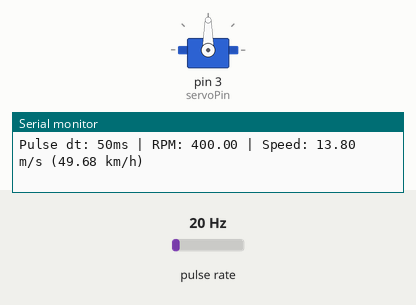
Recording of a sketch running on a simulated Arduino Uno, built with avr-gcc and run on an emulated ATmega328P. On the bench: servo, the last lines printed to the serial monitor. Wiring (inferred from the names in the program): pulse sensor: data pin 2. The test bench sets the inputs (shaded band); at power-on: pulse rate 20 Hz.

Above: at 0.1 s.
At 1.2 s:
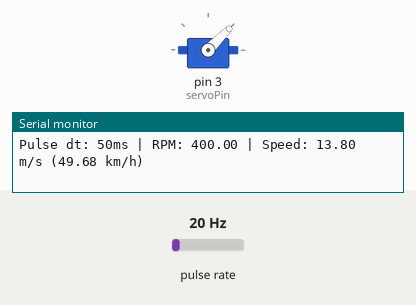
1.3 s: pulse rate (sensor on pin 2) set to 100 Hz
4.3 s: pulse rate (sensor on pin 2) set to 152 Hz
Timing chart, 0 to 13.3 s (numbered marks = the images above; inputs shaded):
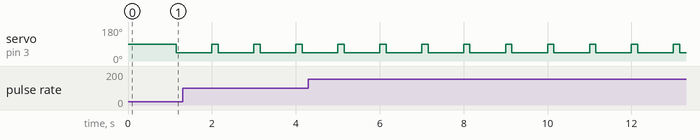

Measured:
- by itself, servo on pin 3 (servoPin): alternates 90° for 0.15 s and 45° for 0.85 s

The sketch:

velocities_testing.ino
```cpp
#include <Servo.h>

// --- Hardware Pins ---
const int hallSensorPin = 2; // Receives the pulse from the sensor
const int servoPin = 3;      // Controls the physical metronome

// Create the Servo object
Servo magnetServo;

// --- Sensor Variables (Shared with Interrupt) ---
// 'volatile' tells the compiler these can change at any millisecond
volatile unsigned long lastPulseTime = 0;
volatile unsigned long deltaTime = 0;
volatile bool newPulse = false;

// --- Metronome Timing Variables ---
unsigned long lastSweepTime = 0;
const unsigned long sweepInterval = 1000; // 1000ms = 1 full sweep cycle per second
bool magnetIsNear = false;

// --- Bicycle Constants ---
// Standard 29-inch (700c) wheel circumference is ~2.07 meters
const float wheelCircumference = 2.07;

// The Interrupt Service Routine (ISR) for the DUE
void hallSensorISR() {
  unsigned long currentTime = millis();

  // Software Debounce (Ignore rapid phantom triggers under 20ms)
  if (currentTime - lastPulseTime > 20) {
    deltaTime = currentTime - lastPulseTime;
    lastPulseTime = currentTime;
    newPulse = true;
  }
}

void setup() {
  // The DUE has two USB ports.
  // 'Serial' talks to the "Programming" port closest to the power jack.
  Serial.begin(115200);

  // 1. Setup the Servo
  magnetServo.attach(servoPin);

  // 2. Setup the Hall Sensor
  pinMode(hallSensorPin, INPUT_PULLUP);
  attachInterrupt(digitalPinToInterrupt(hallSensorPin), hallSensorISR, FALLING);

  Serial.println("Arduino DUE CVT Test Rig Initialized.");
  Serial.println("Sweeping magnet once per second...");
}

void loop() {
  unsigned long currentMillis = millis();

  // --- 1. The Non-Blocking Servo Metronome ---
  // Every 1000ms, sweep the arm over the sensor
  if (currentMillis - lastSweepTime >= sweepInterval) {
    lastSweepTime = currentMillis;
    magnetServo.write(90); // Position where magnet triggers sensor
    magnetIsNear = true;
  }

  // 150ms later, pull the arm back away from the sensor
  if (magnetIsNear && (currentMillis - lastSweepTime >= 150)) {
    magnetServo.write(45); // Position away from sensor
    magnetIsNear = false;
  }

  // --- 2. Process the Sensor Data & Math ---
  if (newPulse) {
    // Briefly pause interrupts to safely copy the data
    noInterrupts();
    unsigned long dt = deltaTime;
    newPulse = false;
    interrupts();

    // Prevent division by zero
    if (dt > 0) {
      // RPM Math: 60,000ms in a minute / (dt * 3 magnets)
      // Simplified: 20000.0 / dt
      float rpm = 20000.0 / dt;

      // Linear Speed Math: (RPM / 60) * Circumference = meters per second
      float speed_ms = (rpm / 60.0) * wheelCircumference;

      // Convert to Kilometers per Hour (multiply by 3.6)
      float speed_kmh = speed_ms * 3.6;

      // Print Results
      Serial.print("Pulse dt: ");
      Serial.print(dt);
      Serial.print("ms | RPM: ");
      Serial.print(rpm);
      Serial.print(" | Speed: ");
      Serial.print(speed_ms);
      Serial.print(" m/s (");
      Serial.print(speed_kmh);
      Serial.println(" km/h)");
    }
  }

  // --- 3. Timeout Logic (Wheel Stopped) ---
  if (currentMillis - lastPulseTime > 2000) {
    static unsigned long lastZeroPrint = 0;
    // Print the zero state every 500ms so we don't flood the serial monitor
    if (currentMillis - lastZeroPrint > 500) {
      Serial.println("Status: 0.00 RPM | 0.00 km/h (Wheel Stopped)");
      lastZeroPrint = currentMillis;
    }
  }
}
```
